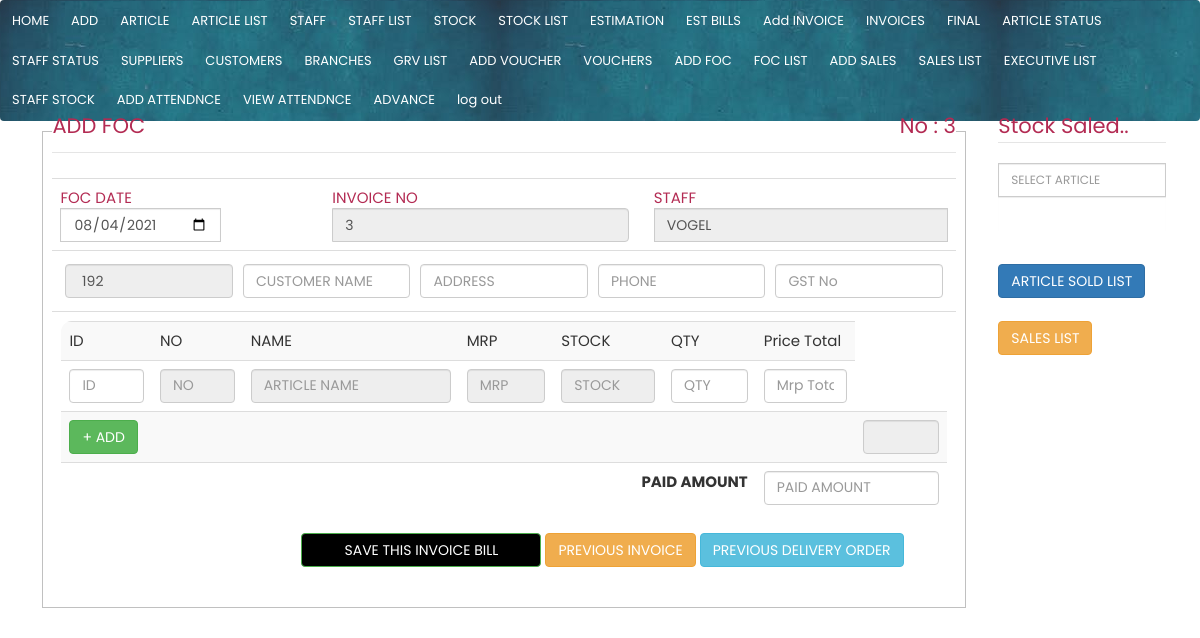
/forms/add_foc.php (signed in), run on the app's committed database.
### tables this page shows
CREATE TABLE `foc` (
  `foc_id` int(11) NOT NULL,
  `invoice_no` varchar(250) NOT NULL,
  `foc_date` date NOT NULL,
  `foc_time` time NOT NULL,
  `customer_id` int(11) NOT NULL,
  `branch_id` int(11) NOT NULL,
  `staff_id` int(11) NOT NULL,
  `foc` decimal(11,2) NOT NULL,
  `profit` decimal(11,2) NOT NULL,
  `paid` varchar(250) NOT NULL,
  `enter_datetime` datetime NOT NULL DEFAULT current_timestamp()
);

CREATE TABLE `customers` (
  `customer_id` int(11) NOT NULL,
  `customer_name` varchar(250) NOT NULL,
  `customer_address` varchar(250) NOT NULL,
  `customer_phone` varchar(250) NOT NULL,
  `customer_gst` varchar(250) NOT NULL
);

### connect.php (called while the page is built, shortened)
<?php
   $date = date("Y-m-d");
?>

### forms/add_foc.php (the view, shortened to what this page needs)
   <?php
   include("../main/navbar.php");
  $query = mysqli_query($conn, "select foc_id from foc order by foc_id desc LIMIT 1");
$fetch = mysqli_fetch_array($query);
$foc_id = $fetch['foc_id'] + 1;
?>
<?php
    $query=mysqli_query($conn,"select customer_id from customers order by customer_id desc LIMIT 1
     ");
    $fetch=mysqli_fetch_array($query);
     $customer_id=$fetch['customer_id']+1;
?>
  <div class="container-fluid">
  <div class="col-lg-10">
<form class="form-group">
<fieldset>
<legend>ADD  FOC    <p style="float: right;">No : <?php echo $foc_id ?> </p> </legend>
<table class="table">
<tr>
  <td>
    <div class="input-group">
    <span class="input-group">FOC DATE</span>
    <input id="sales_date" type="date" class="form-control" name="sales_date" value="<?php echo $date ?>"  >
  </div>
  </td>
  <td>
 <div class="input-group">
    <span class="input-group">INVOICE NO</span>
    <input id="sales_invoice_no" type="text" class="form-control" readonly="1" value="<?php echo $foc_id ?>" name="invoice_no" >
  </div>
  </td>
<td><div class="input-group" >
    <span class="input-group">STAFF</span>
   <input list="staffs" id="staff_id" class="form-control" name="staff_id" value="VOGEL" readonly="1" placeholder="SEARCH STAFF" >
   </div></td></tr>
<tr>
  <td colspan="4">
<div id="customer_div">
<table class="table-condensed">
  <tr >
    <td>
    <input id="customer_id" readonly="1" class="form-control" name="customer_id" value=" <?php echo $customer_id;?>"  >
</td>
<td>
       <input id="customer_name" type="text" class="form-control" name="customer_name" placeholder="CUSTOMER NAME"  >
</td>
  <td>
    <input id="customer_address" type="text" class="form-control" name="customer_address" placeholder="ADDRESS"  >
  </td>
  <td>
    <input id="customer_phone" type="number" class="form-control" name="customer_phone" placeholder="PHONE"  >
  </td>
  <td>
    <input id="customer_gst" type="text" class="form-control" name="customer_gst" placeholder="GST No"  >
  </td>
  </tr>
</table>
</div>
  </td>
</tr>
<tr>
    <td colspan="4">
      <div style="overflow: auto;*height: 33vw; border:1.5px solid white;border-radius: 1vw;">
      <table id="article_table" class="table-striped table" >
          <tr>
  <td>ID</td>
  <td>NO</td>
  <td>NAME</td>
  <td>MRP</td>
  <td>STOCK</td>
  <td>QTY</td>
  <td>Price Total</td>
</tr>
        <tr>
          <td style="*width: 10VW;">
           <div class="fill">
              <input list="articles" id="sales_article_id"  name="sales_article_id" onkeyup="display_article_stock(this.value,'1');" placeholder="ID" class="form-control">
          </div>
       </td>
        <td  >
          <input id="art_no1" type="text" readonly="1" class="form-control" name="art_name" placeholder="NO">
      </td>
        <td  style="width: 18VW;">
          <input id="art_name1" readonly="1" type="text" class="form-control" name="art_name" placeholder="ARTICLE NAME"  >
      </td>
     <td>
       <input id="art_price1" type="text" readonly="1" class="form-control" name="art_price" placeholder="MRP">
         <td>
       <input id="art_stock1" type="text" readonly="1" class="form-control" name="art_price" placeholder="STOCK">
      </td>
       <td>
         <input id="art_qty1" type="text" onchange="display_total(this.value,'1');" class="form-control" name="item_price1" placeholder="QTY">
      </td>
       <td>
         <input id="art_total1" name="art_total" style="color: red;" type="text"   class="form-control"  placeholder="Mrp Total">
      </td>
        </tr>
    <td colspan="6">
     <button type="button"  id="add" name="add" class="btn btn-success" onclick="add_row(this,'article_table')">+ ADD</button>
</td>
<td > <input id="cost_total" style="display: <?php if ($user_name=="shybi")
       echo "block"; else echo "none"; ?>;color: green;" readonly="1" name="cost_total" class="form-control" >
</td>
<td > <input id="sales_total" style="color: red;font-weight: bold;" readonly="1" name="sales_total" class="form-control" >
</td>
<tr><td colspan="6">   <label style="float: right;">PAID AMOUNT</label>     </td><td colspan="3"><input class="form-control" id="paid" type="text"   placeholder="PAID AMOUNT" name="paid" ></td></tr>
   </table>
  <div >
    <button  onclick="save_sales()" style="width: 20vw;margin-left: 20vw;background-color: black;" class="btn btn-success">SAVE THIS INVOICE BILL</button>
    <button  class="btn btn-warning"> <a href="../print/sales_bill.php?sales_id=<?php echo $sales_id-1;?>" > PREVIOUS INVOICE</a></button>
    <button  class="btn btn-info"> <a href="../print/delivery_order.php?sales_id=<?php echo $sales_id-1;?>" > PREVIOUS DELIVERY  ORDER</a></button>
  </div>
    </div>
    </td>
  </tr>
</table>
</fieldset>
</form>
  </div>
  <div class="col-md-2">
              <div class="input-group">
              <legend>Stock Saled..</legend>
              <input list="articles" id="article_id1" style="font-size: 1vw;" name="article_id" onkeyup="display_article_sale();" placeholder="SELECT ARTICLE" class="form-control">
              <div class="form-group">   <input style="font-size: 2vw;width: 14vw;float: right;border: none;color:green;" class="form-control" id="article_sales" >
              </div>
              <br>
              <br>
              <br>
              <br>
              <a class="btn btn-primary"  href="../print/sale.php"> ARTICLE SOLD LIST</a>
              <br>
              <br>
              <a class="btn btn-warning"  href="../print/view_sales.php"> SALES LIST</a>
              </div>
  </div>
</div>

### css/w3.css (style rules this page uses)
html { box-sizing:border-box }
*,*:before,*:after { box-sizing:inherit }
html { -ms-text-size-adjust:100%;-webkit-text-size-adjust:100% }
body { margin:0 }
a { background-color:transparent }
button,input,select,textarea,optgroup { font:inherit;margin:0 }
button,input { overflow:visible }
button,select { text-transform:none }
button,[type=button],[type=reset],[type=submit] { -webkit-appearance:button }
fieldset { border:1px solid #c0c0c0;margin:0 2px;padding:.35em .625em .75em }
legend { color:inherit;display:table;max-width:100%;padding:0;white-space:normal }
html,body { font-family:Verdana,sans-serif;font-size:15px;line-height:1.5 }
html { overflow-x:hidden }
a { color:inherit }

### main/navbar.php (style rules this page uses)
body { margin:0; }

### data on the page
foc: foc_id "3", invoice_no "3"
customers: customer_id "192"
